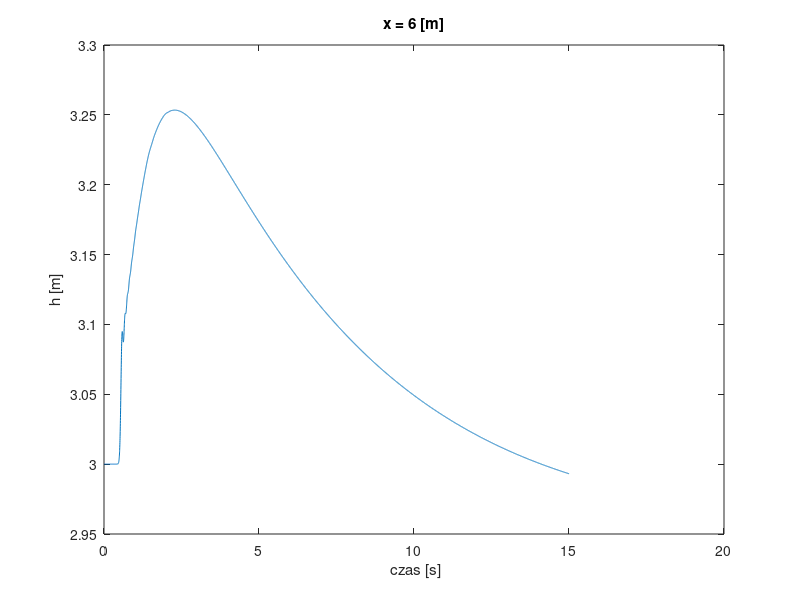

This chart was generated by the following MATLAB code:
clc
clear

L = 10 ; 
Width = 2 ; 
H_zero_przed = 4 ; 
H_zero_za = 3 ;  
x_t = 3 ;
f_dw = 80 ; % miedzy 10 a 100
g = 9.81 ; 
Tmax = 10000 ; % sekund
T_tics = 0 ; 
Time = 0 ;
dx = 0.1 ; % metra
x = 0:dx:10 ; % metry
N = length(x) ; 

S = -(0.1-0.6)/L ; % nachylenie koryta rzecznego
Q = zeros( 1 , N ) ; 
Q(1) = 1 ;
Q(N) = 0 ;
V = zeros( 1 , N ) ; 
h = zeros( 1 , N ) ; 
h(1: floor(x_t/dx) ) = H_zero_przed ; 
h(ceil(x_t/dx): N ) = H_zero_za ; 

A = h * Width ; 
R = A./ ( 2* h + Width ) ; 

h_x = h( ceil(5/dx) ) ; 

%%%%%%%%%%%%% kryterium stabilnosci %%%%%%%%%
if abs( max(V)+sqrt( g*max( max(h) )) ) < abs( max(V)-sqrt( g*max( max(h) ) ) )
    dt = dx/100/abs( max(V)+sqrt( g*max( max(h) ) ) ) ; 
else
    dt = dx /100/abs( max(V)-sqrt( g*max( max(h) ) ) ) ;
end
%%%%%%%%%%%%%%%%%%%%%%%%%%%%%%%%%%%%%

%%%%%%%%%%%% obliczenia
for n=1:100000

%%%%%%%%%%%%% kryterium stabilnosci %%%%%%%%%
if abs( max(V)+sqrt( g*max( h ) ) ) < abs( max(V)-sqrt( g*max( h ) ) )
    dt = dx /10/abs( max(V)+sqrt( g*max( h ) ) ) ; 
else
    dt = dx /10/abs( max(V)-sqrt( g*max( h ) ) ) ;
end
%%%%%%%%%%%%%%%%%%%%%%%%%%%%%%%%%%%%%


h_new =  zeros(1,N)  ; 
Q_new =  zeros(1,N)  ; 


for i=1:N-1
h_new( i ) = h(i) - dt/dx/Width * ( Q(i+1) - Q(i) ) ; 
end
h_new(N) =  H_zero_za ; 

A = h_new * Width ; 
V = Q./A ; 
%R = A./ ( 2* h_new + Width ) ; 



for i=2:N-1
Q_new(i) = -dt/2/dx*( Q(i+1)^2/A(i+1) - Q(i-1)^2/A(i-1) ) -dt*f_dw/8/R(i)*abs( V(i) )*Q(i) ...
   - dt*g*A(i) * ( h_new(i)/dx - h_new(i-1)/dx-S) + Q(i) ; 
end

 Q_new(1) = Q(1 ) ; 
Q_new(N) = Q_new(N-1) ;

Time = Time + dt ; 
T_tics = [ T_tics Time ] ; 

h_x = [ h_x h_new( ceil(6/dx) ) ] ; 


    if Time > 15
    break 
    end
   
    h = h_new ;
    Q = Q_new ;
end


plot( T_tics, h_x )  ;

    title( [ 'x = 6 [m]' ] ) ; 
    xlabel(' czas [s]') ; 
    ylabel( ' h [m] ' ) ; 
    saveas( gcf , 'rozkladczasowy.jpg' ) ;